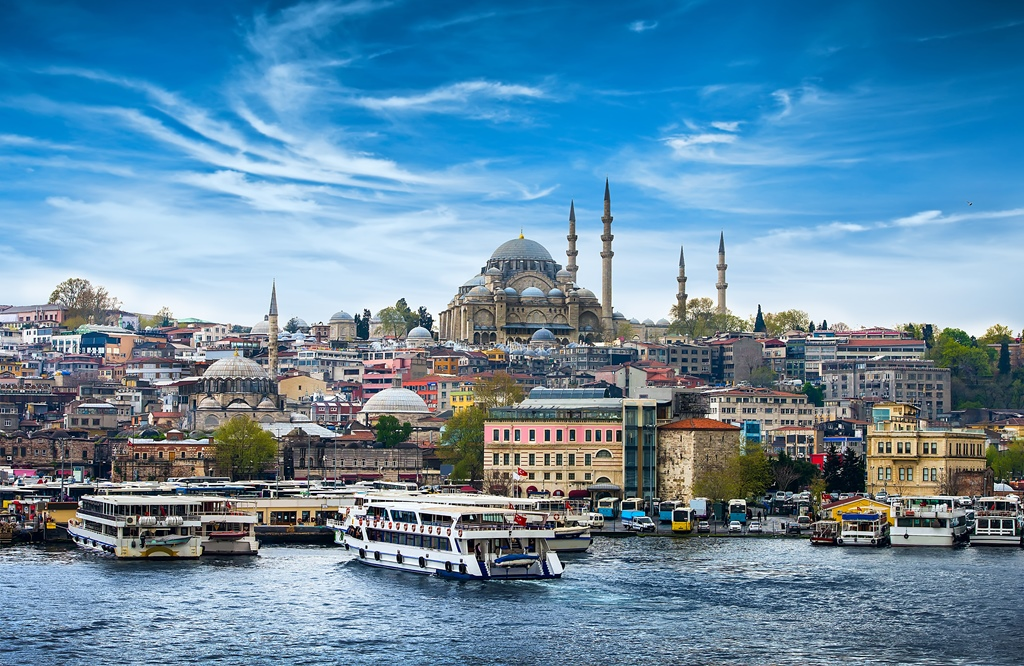
#> input picture Pictures/picture3.jpg, 1024 x 666 px
$ python Bit-PlaneSlicing.py
#> lines starting #> are read from the running program, lines starting #| are printed output that depends on the picture; after the words box and inside, x2 and y2 are one past the last pixel; in counts of white or black regions, pixels touching at a corner belong together
from cv2 import cv2
from matplotlib import pyplot as plt
import numpy as np


def re_scale(image):
    s = image.astype(float)
    s -= np.min(s)
    s /= np.max(s)
    return (s*255).astype(np.uint8)


def image_compress(image, bit_planes):
    compressed_image = np.zeros_like(image)
    for bp in bit_planes:
        compressed_image += slice_bit_plane(image, bp)
    return compressed_image


# Converting image to given number of pixels.
def slice_bit_plane(image, bit_plane):
    sliced_image = np.full_like(image, bit_plane)
    return np.bitwise_and(image, sliced_image)


img = cv2.imread("../Pictures/picture3.jpg", 0)
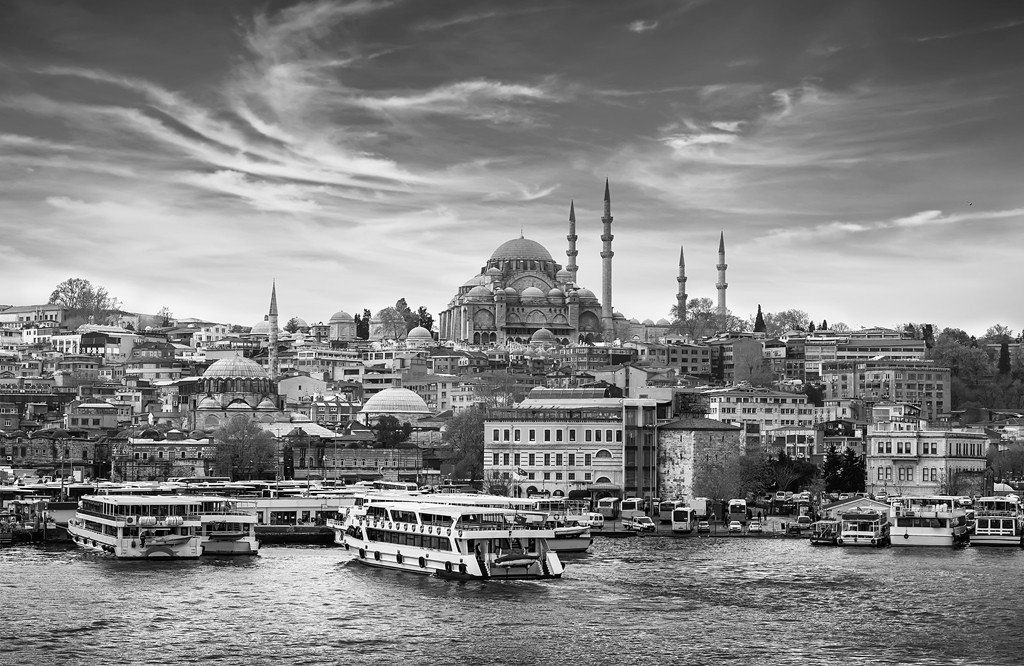
#> img: shape (666, 1024); min 0, max 255, mean 130.7

plane = [8, 16, 24, 64, 128]
sliced_images = []

for bit_p in plane:
    bit_img = slice_bit_plane(img, bit_p)
    bit_img2 = re_scale(bit_img)
    sliced_images.append(bit_img2)
#> this loop made 5 passes
#> pass 1, `bit_img = slice_bit_plane(img, bit_p)`:
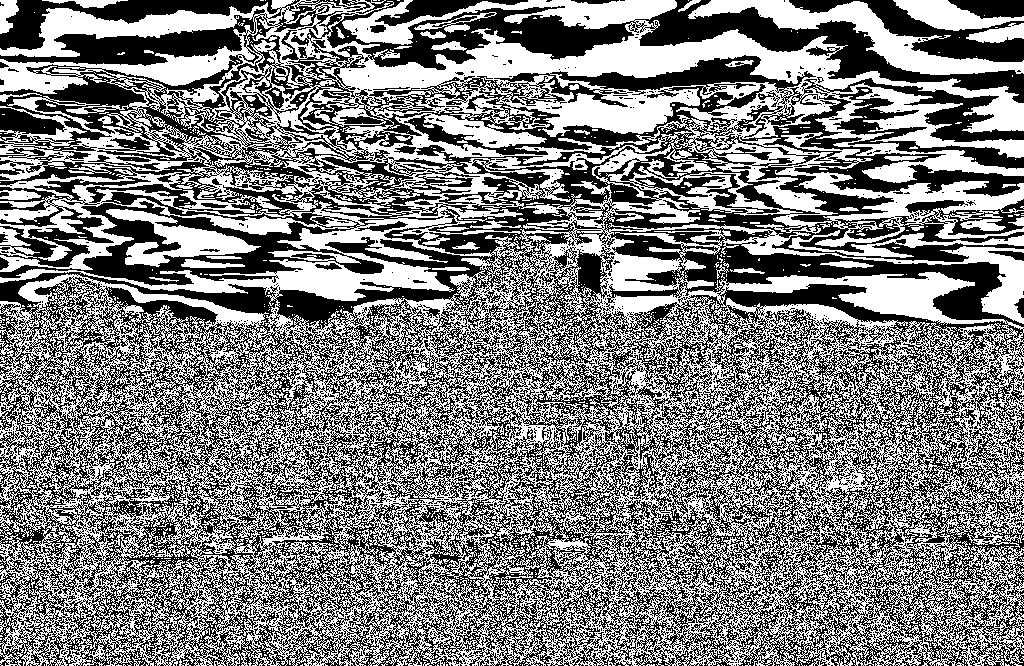
#> bit_img: shape (666, 1024); values 0 (black) and 8 (white), 50% white; 1831 black regions (1777 under 20 px), largest, box (x1, y1, x2, y2) and area: (0, 0, 1024, 666) 323596, (789, 0, 1024, 62) 4358, (832, 87, 1024, 169) 2939
#> after the loop:
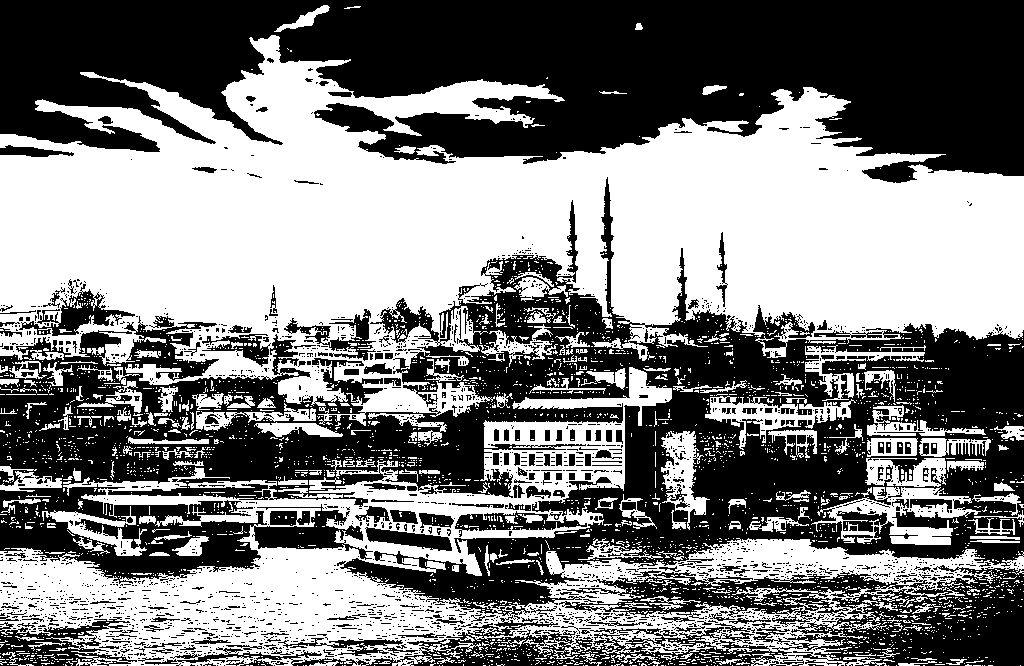
#> bit_img: shape (666, 1024); values 0 (black) and 128 (white), 49.3% white; 3152 white regions (2901 under 20 px), largest, box (x1, y1, x2, y2) and area: (0, 35, 1024, 426) 206982, (0, 367, 1024, 666) 80738, (811, 487, 981, 545) 3808
#> after the loop, sliced_images = 5 items

row1 = np.hstack((img, sliced_images[0]))
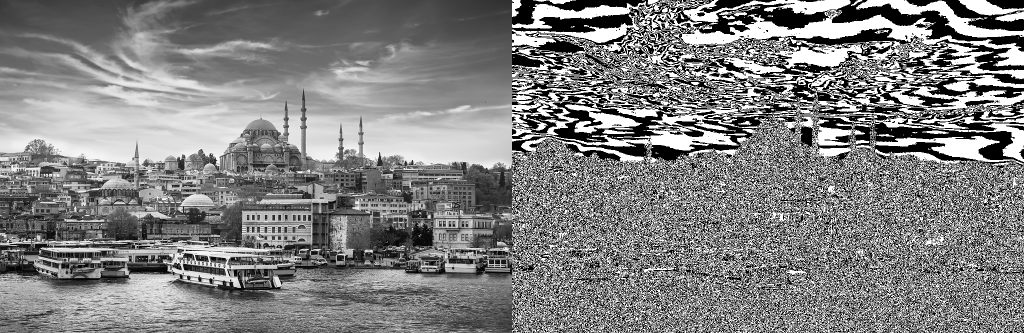
#> row1: shape (666, 2048) (shown at 1/2 size); min 0, max 255, mean 129.2
row2 = np.hstack((sliced_images[1], sliced_images[2]))
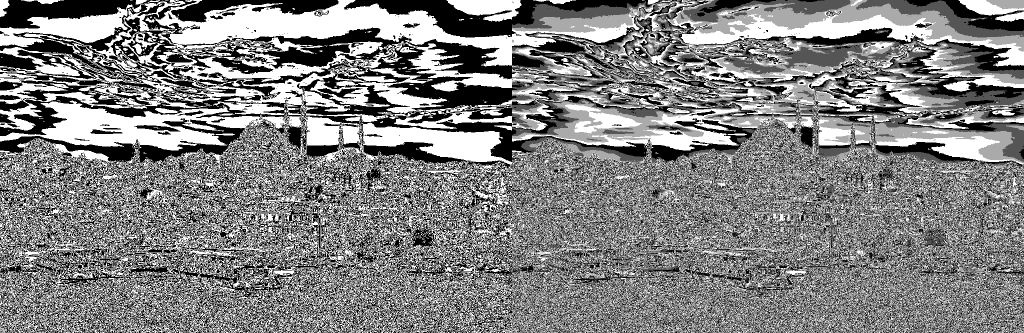
#> row2: shape (666, 2048) (shown at 1/2 size); min 0, max 255, mean 129.6
row3 = np.hstack((sliced_images[3], sliced_images[4]))
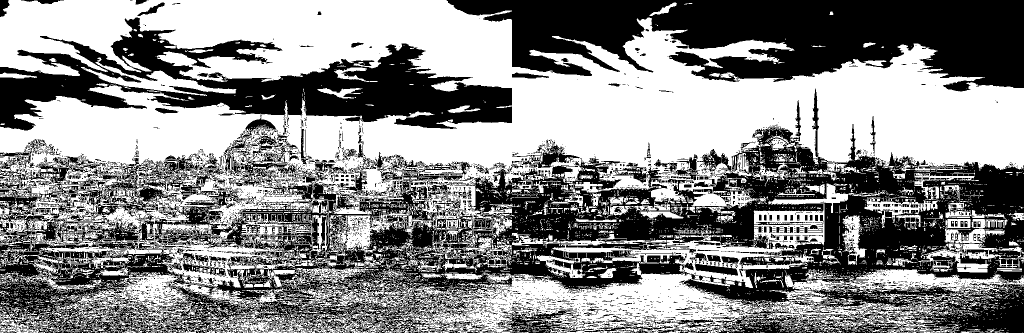
#> row3: shape (666, 2048) (shown at 1/2 size); 53.9% white; 6119 black regions (5647 under 20 px), largest, box (x1, y1, x2, y2) and area: (0, 177, 2048, 666) 306767, (893, 0, 2048, 183) 133497, (0, 35, 1024, 261) 89719

table = np.vstack((row1, row2, row3))
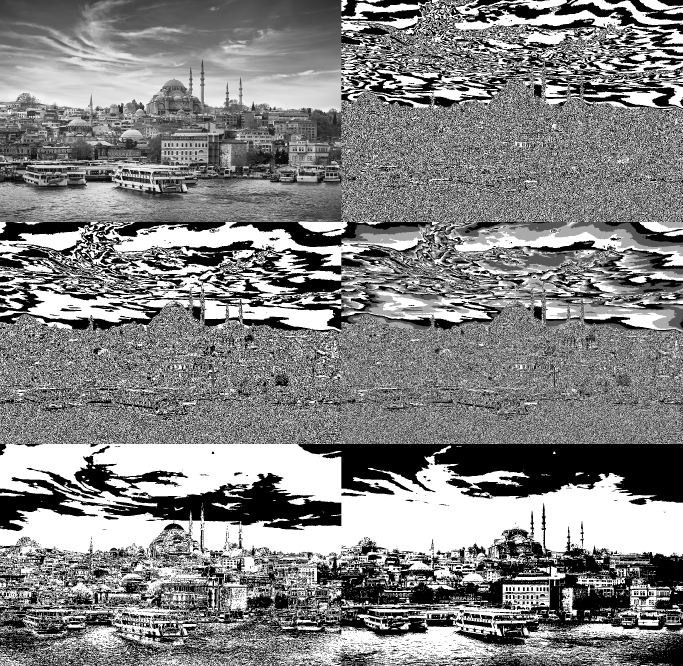
#> table: shape (1998, 2048) (shown at 1/3 size); min 0, max 255, mean 132.1

plt.imshow(table, cmap="gray")
plt.show()

$ run again, with Pictures/picture1.jpg copied over Pictures/picture3.jpg
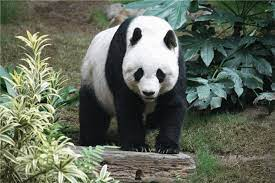
#> input picture Pictures/picture1.jpg, 275 x 183 px
#> after the loop `for bit_p in plane:`:
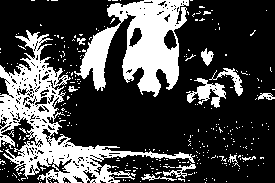
#> bit_img: shape (183, 275); values 0 (black) and 128 (white), 28.4% white; 307 white regions (294 under 20 px), largest, box (x1, y1, x2, y2) and area: (0, 30, 195, 183) 6712, (74, 0, 189, 97) 5435, (186, 78, 226, 108) 518
#> after the loop `for bit_p in plane:`: sliced_images = 5 items
#> row3: shape (183, 550); 40.2% white; 559 white regions (525 under 20 px), largest, box (x1, y1, x2, y2) and area: (0, 0, 470, 183) 29109, (349, 0, 464, 97) 5435, (217, 43, 272, 104) 933
#> `table = np.vstack((row1, row2, row3))`:
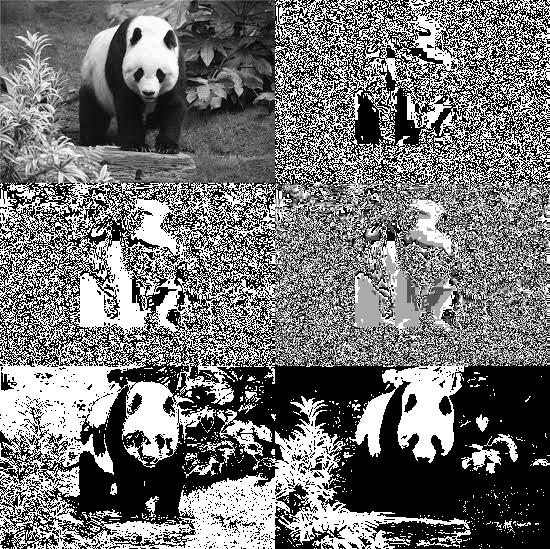
#> table: shape (549, 550); min 0, max 255, mean 116.5

$ run again, with Pictures/picture2.jpg copied over Pictures/picture3.jpg
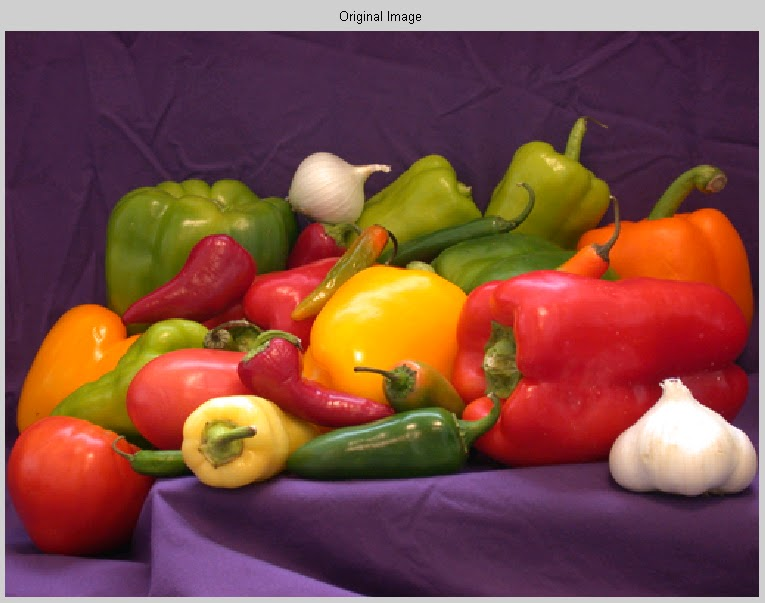
#> input picture Pictures/picture2.jpg, 765 x 603 px
#> after the loop `for bit_p in plane:`:
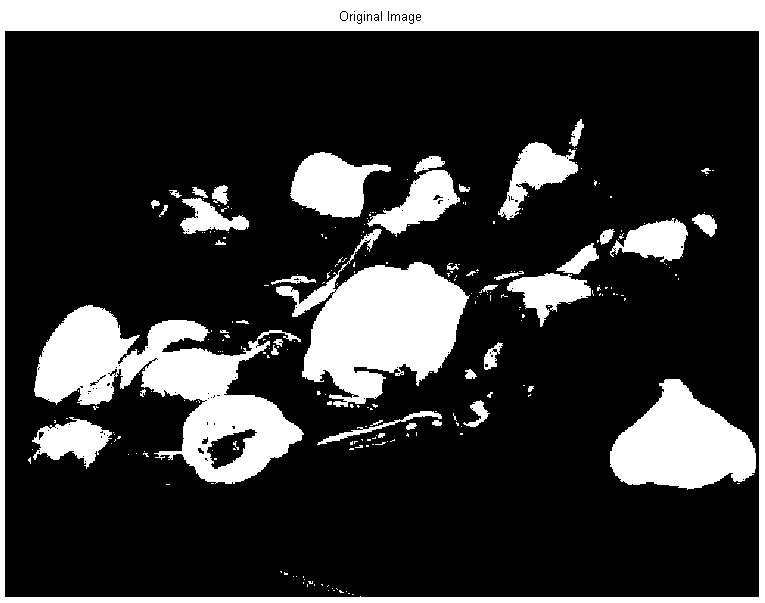
#> bit_img: shape (603, 765); values 0 (black) and 128 (white), 22.1% white; 249 white regions (207 under 20 px), largest, box (x1, y1, x2, y2) and area: (0, 0, 765, 603) 34320, (34, 305, 304, 484) 19647, (276, 229, 470, 407) 16307
#> after the loop `for bit_p in plane:`: sliced_images = 5 items
#> row3: shape (603, 1530); 30.9% white; 543 white regions (465 under 20 px), largest, box (x1, y1, x2, y2) and area: (0, 0, 1530, 603) 195345, (799, 305, 1069, 484) 19647, (1041, 229, 1235, 407) 16307
#> `table = np.vstack((row1, row2, row3))`:
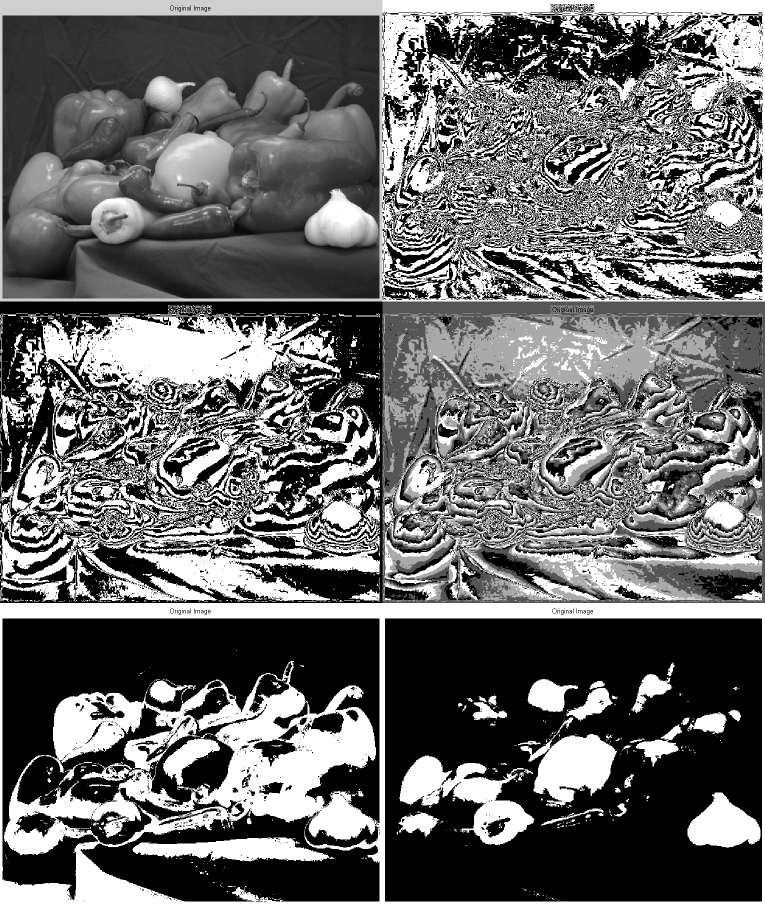
#> table: shape (1809, 1530) (shown at 1/2 size); min 0, max 255, mean 105.4
